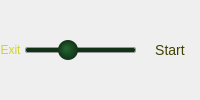
          <widget class="QWidget" name="startBox" native="true">
           <property name="minimumSize">
            <size>
             <width>0</width>
             <height>0</height>
            </size>
           </property>
           <property name="styleSheet">
            <string notr="true"/>
           </property>
           <layout class="QHBoxLayout" name="horizontalLayout_13">
            <property name="spacing">
             <number>4</number>
            </property>
            <property name="leftMargin">
             <number>0</number>
            </property>
            <property name="topMargin">
             <number>0</number>
            </property>
            <property name="rightMargin">
             <number>0</number>
            </property>
            <property name="bottomMargin">
             <number>0</number>
            </property>
            <item>
             <widget class="QPushButton" name="pushButton_Exit">
              <property name="toolTip">
               <string>&lt;html&gt;&lt;head/&gt;&lt;body&gt;&lt;p&gt;&lt;span style=&quot; font-weight:600;&quot;&gt;Ctrl-x&lt;/span&gt; Exit the Game&lt;/p&gt;&lt;/body&gt;&lt;/html&gt;</string>
              </property>
              <property name="styleSheet">
               <string notr="true">QPushButton {
	border-image: url(:/danuxi1/playeraction_green.png) 8 8 8 8;
    border-top: 8px transparent;
    border-bottom: 8px transparent;
    border-right: 8px transparent;
    border-left: 8px transparent;
	font-size:12px;
    color: #d2d232
}
QPushButton:hover {
	border-image: url(:/danuxi1/playeraction_green_hover.png) 8 8 8 8;
    border-top: 8px transparent;
    border-bottom: 8px transparent;
    border-right: 8px transparent;
    border-left: 8px transparent;
	font-size:12px;
    color: #ffff00
}
</string>
              </property>
              <property name="text">
               <string>Exit</string>
              </property>
             </widget>
            </item>
            <item>
             <widget class="QSlider" name="horizontalSlider_speed">
              <property name="minimumSize">
               <size>
                <width>0</width>
                <height>20</height>
               </size>
              </property>
              <property name="focusPolicy">
               <enum>Qt::WheelFocus</enum>
              </property>
              <property name="toolTip">
               <string>&lt;html&gt;&lt;head/&gt;&lt;body&gt;&lt;p&gt;Pace of work&lt;/p&gt;&lt;/body&gt;&lt;/html&gt;</string>
              </property>
              <property name="styleSheet">
               <string notr="true">QSlider::groove:horizontal {
    border: 1px solid #999999;
    background-color:#123218;
	height: 4px;
    border-radius: 2px;
	margin: 4px 0;
}

QSlider::handle:horizontal {
    background: qradialgradient(cx:0.5, cy:0.5, radius: 0.5, fx:0.4, fy:0.4, stop:0 #256832, stop:1 #123218);
	margin: -8px 0;
    width: 20px;
    border-radius: 10px;
}</string>
              </property>
              <property name="maximum">
               <number>11</number>
              </property>
              <property name="pageStep">
               <number>1</number>
              </property>
              <property name="value">
               <number>4</number>
              </property>
              <property name="orientation">
               <enum>Qt::Horizontal</enum>
              </property>
             </widget>
            </item>
            <item>
             <widget class="QPushButton" name="pushButton_break">
              <property name="enabled">
               <bool>false</bool>
              </property>
              <property name="sizePolicy">
               <sizepolicy hsizetype="Minimum" vsizetype="Fixed">
                <horstretch>0</horstretch>
                <verstretch>0</verstretch>
               </sizepolicy>
              </property>
              <property name="minimumSize">
               <size>
                <width>60</width>
                <height>28</height>
               </size>
              </property>
              <property name="maximumSize">
               <size>
                <width>60</width>
                <height>30</height>
               </size>
              </property>
              <property name="baseSize">
               <size>
                <width>0</width>
                <height>0</height>
               </size>
              </property>
              <property name="focusPolicy">
               <enum>Qt::StrongFocus</enum>
              </property>
              <property name="toolTip">
               <string>&lt;html&gt;&lt;head/&gt;&lt;body&gt;&lt;p&gt;&lt;span style=&quot; font-weight:600;&quot;&gt;F10&lt;/span&gt; Start / Pause&lt;/p&gt;&lt;/body&gt;&lt;/html&gt;</string>
              </property>
              <property name="styleSheet">
               <string notr="true">QPushButton {
	border-image: url(:/danuxi1/playeraction_green.png) 8 8 8 8;
    border-top: 8px transparent;
    border-bottom: 8px transparent;
    border-right: 8px transparent;
    border-left: 8px transparent;
	font-size:12px;
    color: #d2d232
}
QPushButton:hover {
	border-image: url(:/danuxi1/playeraction_green_hover.png) 8 8 8 8;
    border-top: 8px transparent;
    border-bottom: 8px transparent;
    border-right: 8px transparent;
    border-left: 8px transparent;
	font-size:12px;
    color: #ffff00
}
QPushButton:disabled {
	border-image: url(://danuxi1/playeraction_green.png) 8 8 8 8;
    border-top: 8px transparent;
    border-bottom: 8px transparent;
    border-right: 8px transparent;
    border-left: 8px transparent;
	font-size:14px;
	color: #404000
}
QPushButton[attention=&quot;checked&quot;] {
	border-image: url(:/danuxi1/playeraction_green_checked.png) 8 8 8 8;
    border-top: 8px transparent;
    border-bottom: 8px transparent;
    border-right: 8px transparent;
    border-left: 8px transparent;
	font-size:12px;
    color:#a5a573
}
QPushButton:hover[attention=&quot;checked&quot;] {
	border-image: url(:/danuxi1/playeraction_green_checked_hover.png) 8 8 8 8;
    border-top: 8px transparent;
    border-bottom: 8px transparent;
    border-right: 8px transparent;
    border-left: 8px transparent;
	font-size:12px;
    color:#a5a573
}
QPushButton[attention=&quot;start&quot;] {
	border-image: url(:/danuxi1/playeraction_yellow.png) 8 8 8 8;
    border-top: 8px transparent;
    border-bottom: 8px transparent;
    border-right: 8px transparent;
    border-left: 8px transparent;
	font-size:14px;
    color:#ffff00
}
QPushButton:hover[attention=&quot;start&quot;] {
	border-image: url(:/danuxi1/playeraction_yellow_hover.png) 8 8 8 8;
    border-top: 8px transparent;
    border-bottom: 8px transparent;
    border-right: 8px transparent;
    border-left: 8px transparent;
	font-size:14px;
    color:#ffff00
}
QPushButton:disabled[attention=&quot;start&quot;] {
	border-image: url(://danuxi1/playeraction_green.png) 8 8 8 8;
    border-top: 8px transparent;
    border-bottom: 8px transparent;
    border-right: 8px transparent;
    border-left: 8px transparent;
	font-size:14px;
	color: #404000
}
QPushButton[attention=&quot;continue&quot;] {
	border-image: url(:/danuxi1/playeraction_yellow.png) 8 8 8 8;
    border-top: 8px transparent;
    border-bottom: 8px transparent;
    border-right: 8px transparent;
    border-left: 8px transparent;
	font-size:14px;
    color:#ffff00
}
QPushButton:hover[attention=&quot;continue&quot;] {
	border-image: url(:/danuxi1/playeraction_yellow_hover.png) 8 8 8 8;
    border-top: 8px transparent;
    border-bottom: 8px transparent;
    border-right: 8px transparent;
    border-left: 8px transparent;
	font-size:14px;
    color:#ffff00
}
</string>
              </property>
              <property name="text">
               <string>Start</string>
              </property>
              <property name="checkable">
               <bool>false</bool>
              </property>
             </widget>
            </item>
           </layout>
          </widget>
